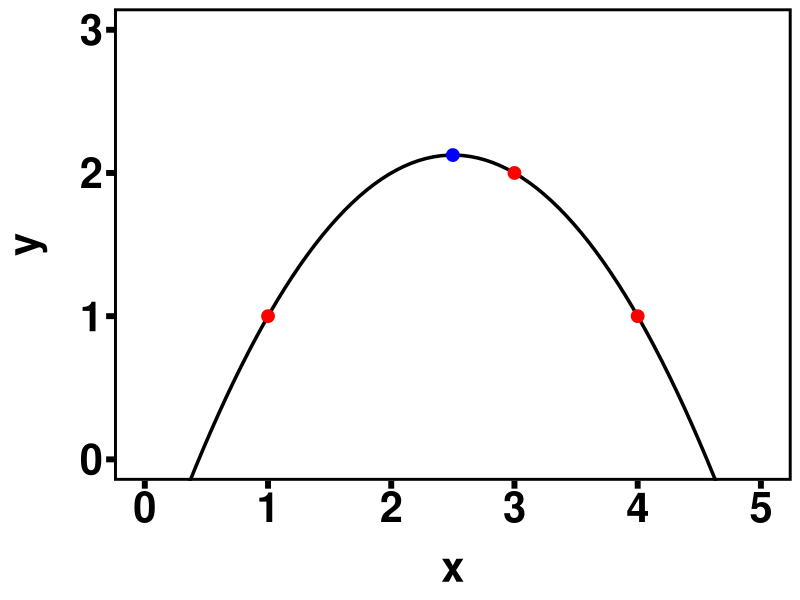
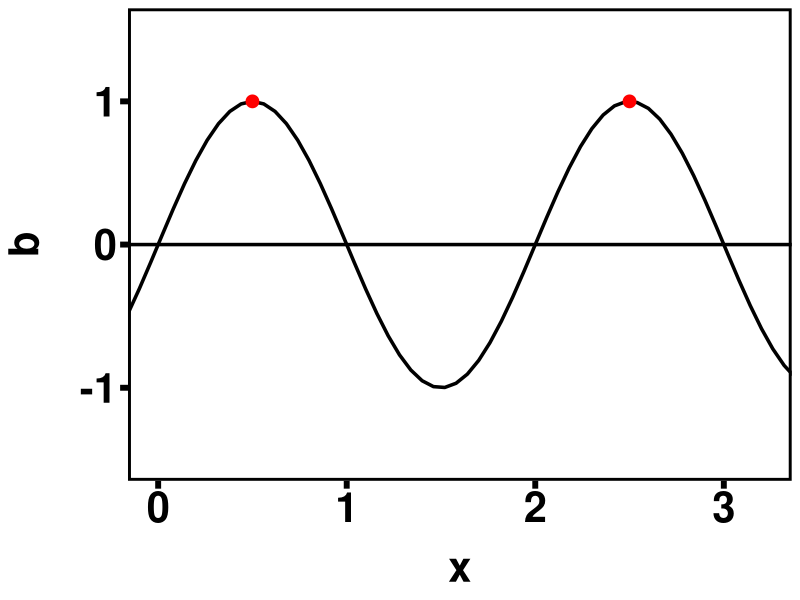
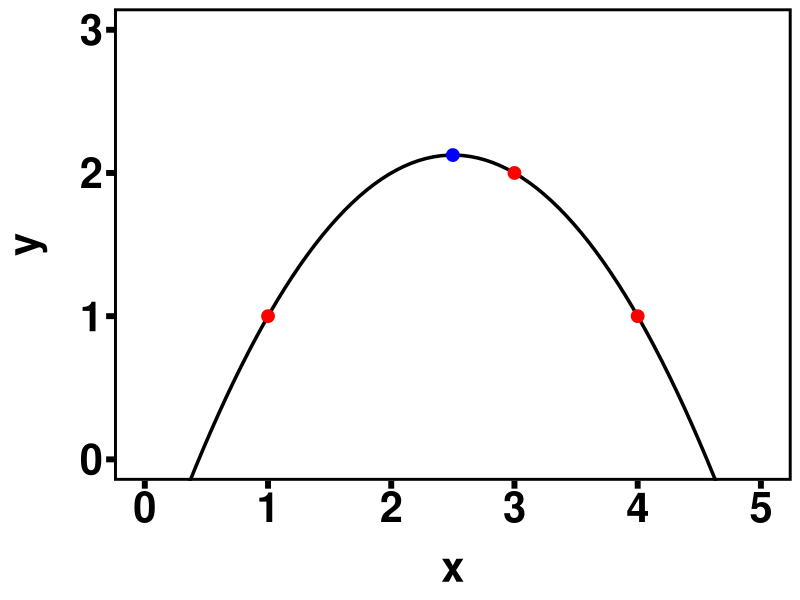
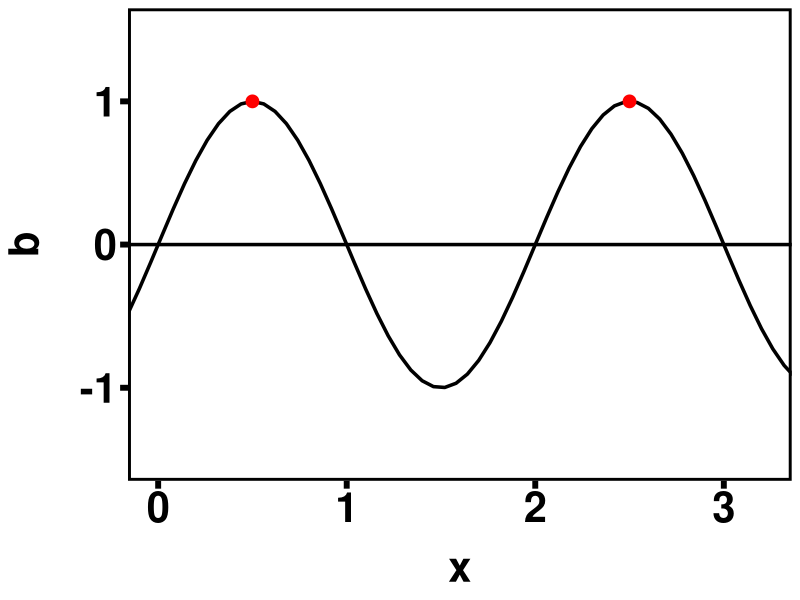

Source code (R) for these figures, in order:
### method script illustration of period amplitude and interpolation and phase?

setwd("/home/burt/neurospora/figures")

require(ggplot2)
require(ggthemes)


poly <- function(x) {
  -0.5*x^2+2.5*x-1
}

sine <- function(x){
  sin(pi*x)
}

const <- function(x){
  0
}

### define a theme for plotting
size_axis <- element_text(face="bold", size = 30)
size_ticks <- element_text(face="bold", size = 30, color = "black")
size_line <- element_line(color = "black", size = 2)

theme_thesis <- theme_few() +
  theme(axis.title = size_axis,
        axis.title.y = element_text(margin = margin(0, 0.8, 0, 0, "cm")),
        axis.title.x = element_text(margin = margin(0.5, 0, 0, 0, "cm")),
        axis.text = size_ticks,
        axis.ticks = size_line,
        axis.ticks.length=unit(2,"mm"),
        panel.border = element_rect(size = 2, color = "black")
  )

x = c(1,3,4)
y = c(1,2,1)
xm = 2.5
ym = 2.125
df2 = data.frame(xm,ym)
df = data.frame(x,y)

p <- ggplot(data.frame(x = c(0, 6)), aes(x = x)) +
  stat_function(fun = poly, size = 1.2)+
  geom_point(data=df, aes(x=x,y=y), color = "red", size = 4)+
  geom_point(data=df2, aes(x=xm,y=ym), color = "blue", size = 4)+
  scale_shape_discrete(solid=F) +
  coord_cartesian(xlim = c(0,5), ylim = c(0,3), expand = TRUE)+
  theme_thesis

print (p)

ggsave("interpol.pdf", dpi = 1200)

a = c(0.5,2.5)
b = c(1,1)
df3 = data.frame(a,b)

f <- ggplot(data.frame(x = c(-1, 5)), aes(x))

f + stat_function(fun = sine, size =1.2)+
  coord_cartesian(ylim = c(-1.5,1.5),xlim = c(0,3.2))+
  geom_hline(yintercept = 0, size =1.2)+
  geom_point(data = df3, aes(x=a,y=b), color = "red", size = 4)+
  theme_thesis

ggsave("amp_per.pdf", dpi = 1200)

